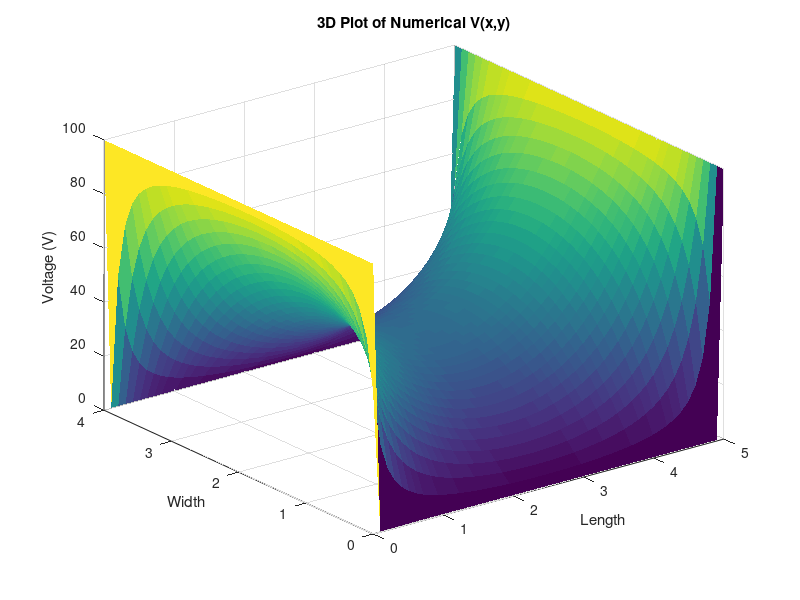
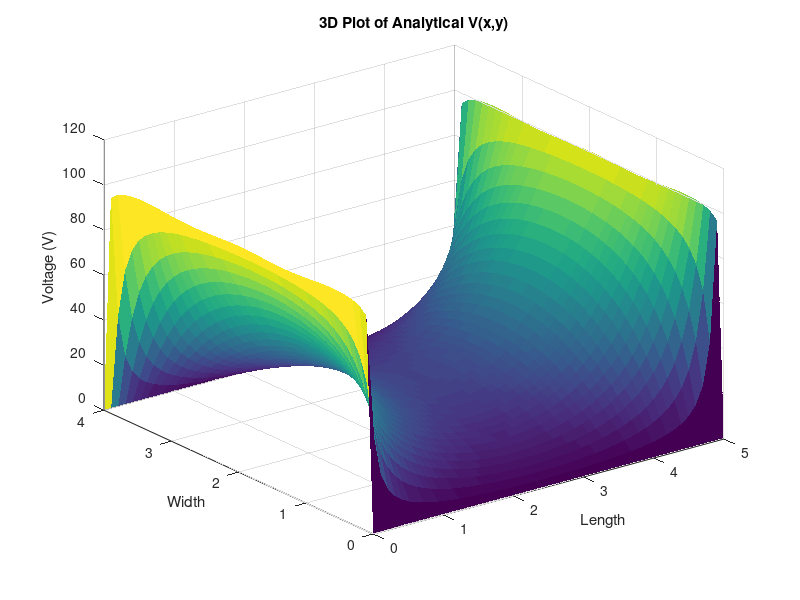
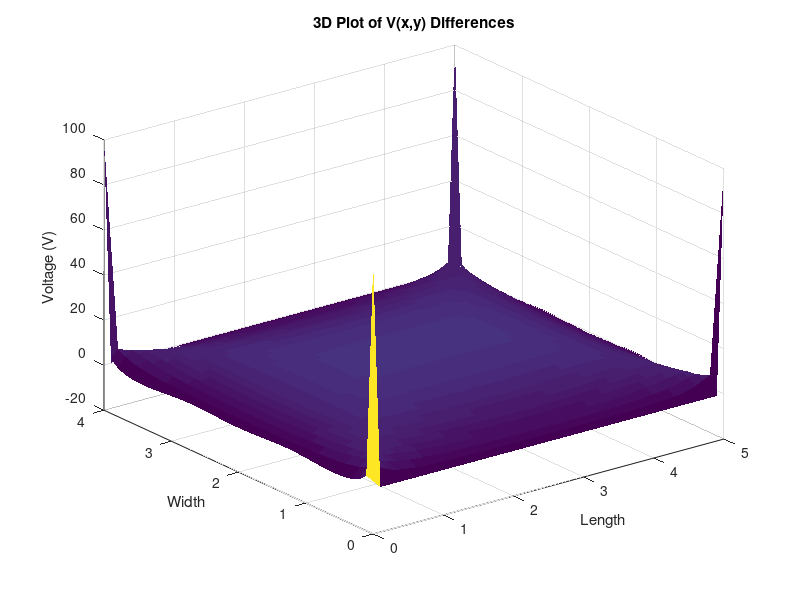

Recreate these plots in MATLAB, in order.
clear
close

%% ELEC4700 Assignment 2 Part 1(b)

VoL = 100; % Left side of the Area has Boundary Voltage = VoL
VoR = 100; % Right side of the Area has Boundary Voltage = VoR
VoT = 0; % Top side of the Area has Boundary Voltage = VoT
VoB = 0; % Bottom side of the Area has Boundary Voltage = VoB

L = 5; % Area Length
W = 4; % Area Width
GridSize = 0.1; % Each mesh grid has the Length and Width of 0.01
nx = L/GridSize; % Length mesh size
ny = W/GridSize; % Width mesh size
index = 150; % index # of analytical series
delta = 1; % Delta x and Delta y of FD condition 
G = sparse(nx*ny); % G matrix has size(nx*ny,nx*ny)
B = zeros(nx*ny,1); % B is the product of G matrix * V
VTheory = zeros(nx,ny); % Voltage Analytical series solution

%% （b) Solve the case where V = V0 at x = 0, x = L and V = 0 at y = 0, y = W. Compare the solution of a bunch of mesh sizes to the analytical series solution


for iRow = 1: nx
    for jColumn = 1:ny
        n = jColumn+(iRow-1)*ny;
        % Left side Boundary Condition
        if iRow == 1     
            G(n,:) = 0;
            G(n,n) = 1/delta;
            B(n) = VoL;
        % Right side Boundary Condition
        elseif iRow == nx
            G(n,:) = 0;
            G(n,n) = 1/delta;
            B(n) = VoR;

        % Bottom side Boundary Condition
        elseif jColumn == 1   
            G(n,n) = 1/delta;
            B(n) = VoB;
        % Top side Boundary Condition
        elseif jColumn == ny
            G(n,n) = 1/delta;
            B(n) = VoT;     
        else 
            nxm = jColumn+((iRow-1)-1)*ny;
            nxp = jColumn+((iRow+1)-1)*ny;
            nym = (jColumn-1)+(iRow-1)*ny;
            nyp = (jColumn+1)+(iRow-1)*ny;
            G(n,n) = -4/delta;
            G(n,nxm) = 1/delta;
            G(n,nxp) = 1/delta;
            G(n,nym) = 1/delta;
            G(n,nyp) = 1/delta;
        end

    end

end
fullG = full(G);

% Find ny*ny:1 size V = G\B
Vn = G\B; 
% Mapping the V to the matrix size of nx*ny
for iRow = 1: nx
    for jColumn = 1:ny
         n = jColumn+(iRow-1)*ny;
         V(iRow,jColumn) = Vn(n);    
    end
end


x = linspace(0,L,nx);
y = linspace(0,W,ny);
[X,Y] = meshgrid(x,y);
% Creates a 3D Voltage numerical surface plot

figure('name','3D Plot of Numerical V(x,y)')
set(surf(X',Y',V),'linestyle','none');
title("3D Plot of Numerical V(x,y)")
xlabel("Length")
ylabel("Width")
zlabel("Voltage (V)")


% 
% Gfull = full(G);
% 
% figure(1)
% spy(G)

% Analytical solution
a = nx; % set a
b = ny; % set b
x1 = linspace(-b,b,nx); % set x of analytical solution
y1 = linspace(0,a,ny); % set y of analytical solution
for k=1:2:index % odd index only
    for i = 1:nx
        for j = 1:ny
            % Analytical series solution
            VTheory(i,j) = VTheory(i,j) + 4*VoL/pi*1/k*cosh(k*pi*x1(i)/a)/cosh(k*pi*b/a)*sin(k*pi*y1(j)/a);                           
        end 
    end
end

% Creates a 3D Voltage Analytical surface plot
figure('name','3D Plot of Analytical V(x,y)')
set(surf(X',Y',VTheory),'linestyle','none');
title("3D Plot of Analytical V(x,y)")
xlabel("Length")
ylabel("Width")
zlabel("Voltage (V)")

% Determine the numerical and analytical solution's differences
error = V - VTheory;
figure('name','3D Plot of V(x,y) Differences')
set(surf(X',Y',error),'linestyle','none');
title("3D Plot of V(x,y) Differences")
xlabel("Length")
ylabel("Width")
zlabel("Voltage (V)")


%% 
% Conclusions on meshing and comments on numerical vs analytical
    % As shown in the plot of the error between the analytical and
    % numerical Voltage solutions, the difference between two solutions 
    % are very small at the middle of the area. Howeve, at each corner of
    % the area, the differences are significant. The reason causes this happen
    % is because the corners are relatively hard to converge for the
    % analytical solutions. It usually takes more terms (close to infinite)
    % to obtain the solution with the least errors compare to the numerical one.

    % Numerical and analytical method are both great ways to modeling FD.
    % The numerical solution have the advantage like: easy to calculate,
    % and when there is a condition that there are no analytical 
    % equations, the numerical will still be useful.
    % It's disadvantage is: It usually needs high mesh density to get an
    % accurate solution.

    % For Analytical method, it is usually more accurate than numerical
    % method, becasue Analytical method are presented as math expressions.
% 